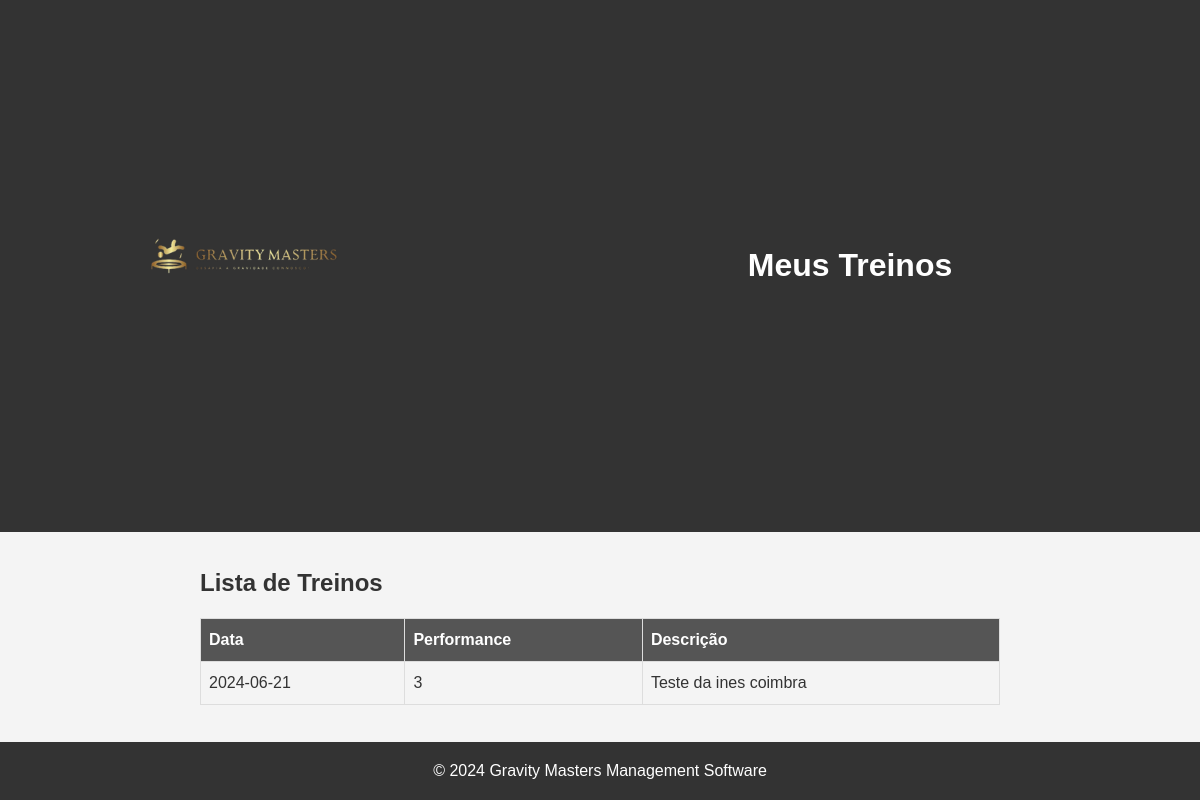
Page /frontend/list_training.php (signed in) on the earlier database version.
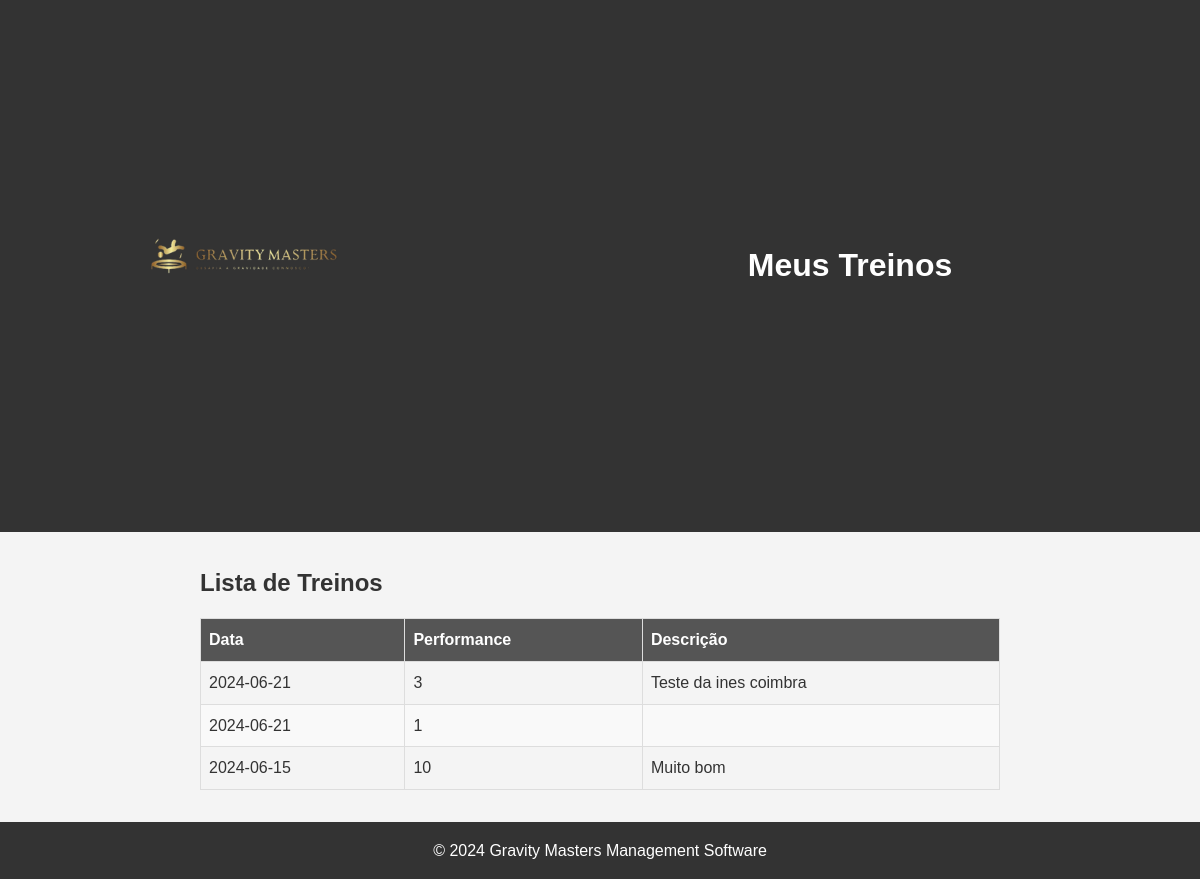
Same page on the later database version.
### tables this page shows
CREATE TABLE Notes (
    idCoachingStaff INT,
    idTrainingReg INT,
    description TEXT NOT NULL,
    FOREIGN KEY (idCoachingStaff) REFERENCES CoachingStaff(idCoachingStaff),
    FOREIGN KEY (idTrainingReg) REFERENCES TrainingReg(idTrainingReg),
    PRIMARY KEY (idCoachingStaff, idTrainingReg)
);

CREATE TABLE TrainingReg (
    idTrainingReg INTEGER PRIMARY KEY AUTOINCREMENT,
    idCoachingStaff INT,
    idAthlete INT,
    performance FLOAT NOT NULL,
    dateTrainingReg DATE NOT NULL,
    FOREIGN KEY (idCoachingStaff) REFERENCES CoachingStaff(idCoachingStaff),
    FOREIGN KEY (idAthlete) REFERENCES Athlete(idAthlete),
    UNIQUE(idTrainingReg),
    CHECK(performance >= 0 AND performance <= 10),
    CHECK(dateTrainingReg LIKE '%-%-%')
);

### frontend/list_training.php (the view, shortened to what this page needs)
<!DOCTYPE html>
<html lang="pt">
<head>
    <link rel="stylesheet" href="../css/list_training.css">
</head>
<body>
    <header>
        <div class="header-content">
            <img src="..\imagens\teste.png" alt="Logo do Clube" class="header-logo">
            <h1>Meus Treinos</h1>
        </div>
    </header>
    <main>
        <div class="training-list">
            <h2>Lista de Treinos</h2>
            <table>
                <thead>
                    <tr>
                        <th>Data</th>
                        <th>Performance</th>
                        <th>Descrição</th>
                    </tr>
                </thead>
                <tbody>
                    <?php
                    include '../backend/db_connect.php';
                    $athlete_id = $_SESSION['user_id'];
                    try {
                        $sql = "SELECT tr.*, n.description AS description
            FROM TrainingReg tr
            LEFT JOIN Notes n ON tr.idTrainingReg = n.idTrainingReg
            WHERE tr.idAthlete = :athlete_id";
                        $stmt = $conn->prepare($sql);
                        $stmt->bindParam(':athlete_id', $athlete_id);
                        $stmt->execute();
                        while ($row = $stmt->fetch(PDO::FETCH_ASSOC)) {
                            echo "<tr>";
                            echo "<td>" . htmlspecialchars($row['dateTrainingReg']) . "</td>";
                            echo "<td>" . htmlspecialchars($row['performance']) . "</td>";
                            echo "<td>" . htmlspecialchars($row['description']) . "</td>";
                            echo "</tr>";
                        }
                    } catch (Exception $e) {
                        echo "<tr><td colspan='3'>Erro: " . $e->getMessage() . "</td></tr>";
                    }
                    ?>
                </tbody>
            </table>
        </div>
    </main>
    <footer>
        <p>&copy; 2024 Gravity Masters Management Software</p>
    </footer>
</body>
</html>

### css/list_training.css (style rules this page uses)
* { margin: 0; padding: 0; box-sizing: border-box; }
body { font-family: Arial, sans-serif; line-height: 1.6; background-color: #f4f4f4; color: #333; display: flex; flex-direction: column; min-height: 100vh; }
header { background: #333; color: #fff; padding: 1rem; text-align: center; }
.header-content { display: flex; align-items: center; justify-content: space-between; max-width: 1200px; margin: 0 auto; padding: 0 1rem; }
.header-logo { max-height: 100%; height: auto; margin-right: 0rem; }
header h1 { flex: 1; text-align: center; margin: 0; font-size: 2rem; }
main { flex: 1; padding: 2rem; }
.training-list { max-width: 800px; margin: 0 auto; }
table { width: 100%; border-collapse: collapse; margin-top: 1rem; }
thead { background: #333; color: #fff; }
th, td { padding: 0.75rem; border: 1px solid #ddd; text-align: left; }
th { background: #555; }
tbody tr:nth-child(even) { background: #f9f9f9; }
footer { background: #333; color: #fff; text-align: center; padding: 1rem 0; margin-top: auto; }

### frontend/list_training.php (style rules this page uses)
table { width: 100%; border-collapse: collapse; }
th, td { border: 1px solid #dddddd; text-align: left; padding: 8px; }
tr:nth-child(even) { background-color: #f2f2f2; }

Differences in the rows shown:
added trainingreg: dateTrainingReg "2024-06-21", performance "1"
added notes: idTrainingReg.dateTrainingReg "2024-06-15", idTrainingReg.performance "10", description "Muito bom"
